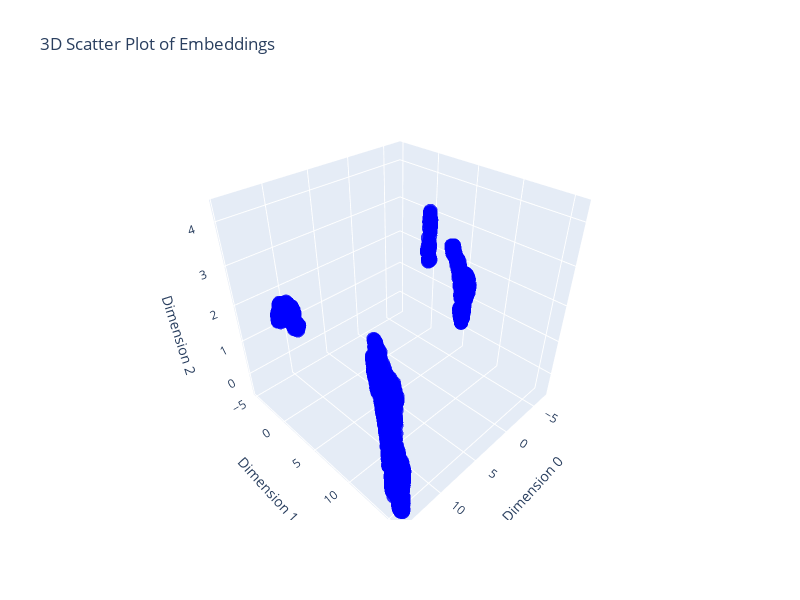

Notebook cell for this chart:
### Code cell
import plotly.graph_objects as go

# Create a 3D scatter plot with no color distinction
fig = go.Figure(data=[go.Scatter3d(
    x=embedding_rf[:, 0],
    y=embedding_rf[:, 1],
    z=embedding_rf[:, 2],
    mode='markers',
    marker=dict(
        size=5,   # Adjust point size
        color='blue',  # Single color for all points
        opacity=0.8
    )
)])

# Set labels and make the plot larger
fig.update_layout(
    title='3D Scatter Plot of Embeddings',
    scene=dict(
        xaxis_title='Dimension 0',
        yaxis_title='Dimension 1',
        zaxis_title='Dimension 2'
    ),
    width=800,  # Make the plot bigger
    height=600
)

# Show the plot
fig.show()

### Figure 1 — Plotly figure (JSON) as saved in the notebook; plotly's stock layout.template omitted (floating-point values rounded to 4 significant figures; data arrays with more than 128 entries replaced by an {"elided": "..."} marker saying what was removed)
{"data": [{"marker": {"color": "blue", "opacity": 0.8, "size": 5}, "mode": "markers", "type": "scatter3d", "x": {"elided": "4171 float values"}, "y": {"elided": "4171 float values"}, "z": {"elided": "4171 float values"}}], "layout": {"height": 600, "scene": {"xaxis": {"title": {"text": "Dimension 0"}}, "yaxis": {"title": {"text": "Dimension 1"}}, "zaxis": {"title": {"text": "Dimension 2"}}}, "title": {"text": "3D Scatter Plot of Embeddings"}, "width": 800}}
